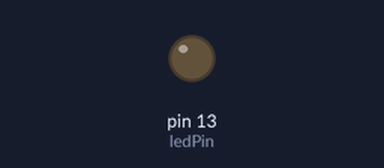
The sketch below on a simulated Arduino Uno, built with avr-gcc and run on an emulated ATmega328P. Parts: output pins drawn as LEDs (lit = HIGH).

Above: at 0.1 s.
At 29.1 s:
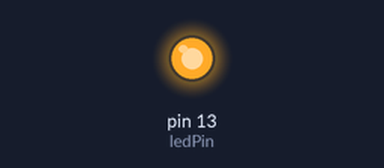
Timing chart, 0 to 40.0 s (numbered marks = the images above):
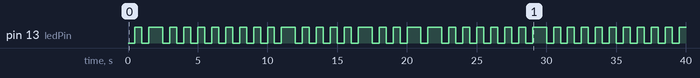

The sketch:

millis_micros.ino
```cpp
/********************************************************************
    [ delay Function for No Temporarily stop the program ]
    unsigned long preMillis = 0;
    void loop() {
    unsigned long curMillis = millis();
    if ( curMillis - preMillis >= 1000 ) { => Action(); delay(1000);
            preMillis = curMillis;
            Action();                   }
*********************************************************************/
#define ledPin      13

unsigned long preMicros = 0;
unsigned long preMillis = 0;

void setup() {
    pinMode(ledPin, OUTPUT);
}

void loop() {
    unsigned long curMicros = micros();
    unsigned long curMillis = millis();

    if ( curMicros - preMicros >= 500000 ) {    // delay(500);
        preMicros = curMicros;
        digitalWrite(ledPin, HIGH);

        if ( curMillis - preMillis >= 1000 ) {  // delay(1000);
            preMillis = curMillis;
            digitalWrite(ledPin, LOW);
        }
    }
}
```

Measured:
- by itself, pin 13 (ledPin): LOW → HIGH at 0.50 s, → LOW 0.50 s later, → HIGH 0.50 s later, → LOW 1.0 s later, … (73 changes in this stretch)
